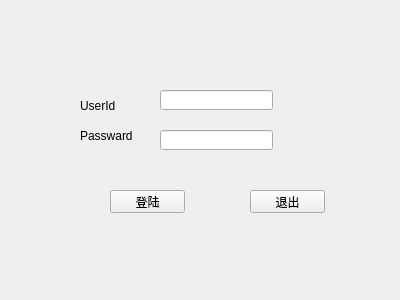
<?xml version="1.0" encoding="UTF-8"?>
<ui version="4.0">
 <class>Login_in_UI</class>
 <widget class="QWidget" name="Login_in_UI">
  <property name="geometry">
   <rect>
    <x>0</x>
    <y>0</y>
    <width>400</width>
    <height>300</height>
   </rect>
  </property>
  <property name="windowTitle">
   <string>Form</string>
  </property>
  <widget class="QLineEdit" name="m_ID">
   <property name="geometry">
    <rect>
     <x>160</x>
     <y>90</y>
     <width>113</width>
     <height>20</height>
    </rect>
   </property>
  </widget>
  <widget class="QLineEdit" name="m_passward">
   <property name="geometry">
    <rect>
     <x>160</x>
     <y>130</y>
     <width>113</width>
     <height>20</height>
    </rect>
   </property>
  </widget>
  <widget class="QLabel" name="label">
   <property name="geometry">
    <rect>
     <x>80</x>
     <y>100</y>
     <width>54</width>
     <height>12</height>
    </rect>
   </property>
   <property name="text">
    <string>UserId</string>
   </property>
  </widget>
  <widget class="QLabel" name="label_2">
   <property name="geometry">
    <rect>
     <x>80</x>
     <y>130</y>
     <width>54</width>
     <height>12</height>
    </rect>
   </property>
   <property name="text">
    <string>Passward</string>
   </property>
  </widget>
  <widget class="QPushButton" name="Login">
   <property name="geometry">
    <rect>
     <x>110</x>
     <y>190</y>
     <width>75</width>
     <height>23</height>
    </rect>
   </property>
   <property name="text">
    <string>登陆</string>
   </property>
  </widget>
  <widget class="QPushButton" name="Logout">
   <property name="geometry">
    <rect>
     <x>250</x>
     <y>190</y>
     <width>75</width>
     <height>23</height>
    </rect>
   </property>
   <property name="text">
    <string>退出</string>
   </property>
  </widget>
 </widget>
 <resources/>
 <connections/>
</ui>
